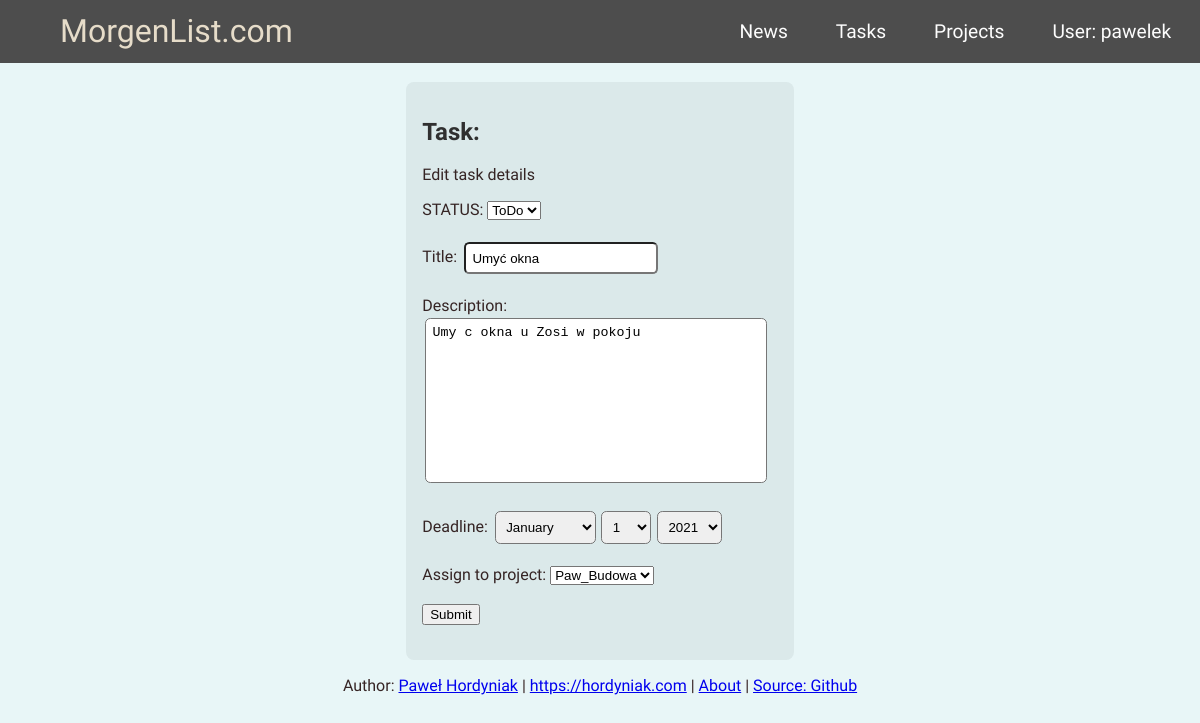
Screenshot of /edit_task/16 (signed in) with the database file from the repository.
### tasktrack/models.py (models this page shows, shortened)
class Task(models.Model):
    author = models.ForeignKey('auth.User', on_delete=models.CASCADE)
    project = models.ForeignKey('tasktrack.Project', related_name='tasks', null=True, on_delete=models.CASCADE)
    title = models.CharField(max_length=64, unique=True)
    updated_on = models.DateTimeField(auto_now = True)
    description = models.TextField(max_length=512)
    created_on = DateTimeField(auto_now_add=True)
    deadline_in = DateTimeField(null=True)
    status = models.IntegerField(choices=STATUS, default = 0)
    class Meta:
        ordering = ['created_on']

### tasktrack/views.py (the view)
# urls.py: path('edit_task/<int:pk>', views.TaskEditView.as_view(), name='edit_task'),
class TaskEditView(LoginRequiredMixin, generic.UpdateView):
    login_url = '/login/'
    model = Task
    form_class = TaskForm
    template_name = 'task_form.html'
    success_url = reverse_lazy('task_list')
    def get_form_kwargs(self):
        kwargs = super(TaskEditView, self).get_form_kwargs()
        kwargs['request'] = self.request
        return kwargs

### tasktrack/forms.py
class TaskForm(forms.ModelForm):
    class Meta():
        model = Task
        fields = {'project', 'title', 'description', 'deadline_in', 'status'}
        widgets = {
                'title': forms.TextInput(attrs={'class':'textinputclass'}),
                'description': forms.Textarea(attrs={'class':'textinputclass-description'}),
                'deadline_in': forms.SelectDateWidget(attrs={'class':'textinputclass'}),
            }
    def __init__(self, *args, **kwargs):
        self.request = kwargs.pop('request')
        super(TaskForm, self).__init__(*args, **kwargs)
        self.fields['project'].queryset = Project.objects.filter(owner=self.request.user)

### tasktrack/models.py (called while the page is built)
    def __str__(self) -> str:
        return self.title

### tasktrack/templates/task_form.html (shortened to what this page needs)
{% extends "base.html" %}
{% block content %}
<br>
<div class='task_form'>
    <div class="edit_task">
        <div class=''>
            <h2 class = "title">Task:</h2>
            <p>Edit task details</p>
            <form method="POST" action="">
                STATUS: {{ form.status }}<br><br>
                Title: {{ form.title }}<br><br>
                Description: <br>{{ form.description }}<br><br>
                Deadline: {{ form.deadline_in }}<br><br>
                Assign to project: {{ form.project }}<br><br>
                <input type="submit" value="Submit">
            </form><br>
        </div>
    </div>
</div>
{% endblock %}

### tasktrack/templates/base.html (shortened to what this page needs)
<!DOCTYPE html>
{% load static %}
<html lang="en">
<head>
    <link rel="stylesheet" href="{% static 'css/base.css' %}">
</head>
<body>
    <nav class="MyNavbar">
        <a href="{% url 'task_list' %}" class="site-logo">MorgenList.com</a>
        <ul class="nav-links">
            <li class='nav-item'><a href="{% url 'devlog' %}">News</a></li>
            {% if request.user.is_authenticated %}
                <li class='nav-item'><a href="{% url 'task_list' %}">Tasks</a></li>
                <li class='nav-item'><a href="{% url 'project_list' %}">Projects</a></li>
                <li class='nav-item'><a href="{% url 'logout' %}">User: {{ request.user }}</a></li>
            {% else %}
                <li class='nav-item'><a href="{% url 'user_login' %}">Login</a></li>
            {% endif %}
        </ul>
    </nav>
    {% block content %}{% endblock content %}
    <p class="footer">Author: <a href="mailto:hordyniak@gmail.com">Paweł Hordyniak</a> | <a href="https://hordyniak.com">https://hordyniak.com</a> | <a href="{% url 'about' %}">About</a> | <a href="https://github.com/Pawel-9215/TaskManager">Source: Github</a></p>
</body>
</html>

### tasktrack/static/css/base.css (style rules this page uses)
body { margin: 0; font-family: 'Barlow Semi Condensed', sans-serif; color: rgb(53, 36, 36); background-color: #e8f6f7; }
.textinputclass { padding: 0.5em; margin: 0.2em; border-radius: 0.4em; justify-content: center; }
.textinputclass-description { padding: 0.5em; margin: 0.2em; border-radius: 0.4em; width: 92%; resize: none; }
.site-logo { font-family: 'Odibee Sans', cursive; text-decoration: none; font-size:xx-large; color: #E6DCC9; margin: 0; padding: 0em; margin-left: 5%; }
.task_form { display:flex; justify-content: center; width: 100%; }
.edit_task { display: flex; justify-content: center; align-content: center; justify-self: center; background-color: #DBE9EA; padding: 1em; width: auto; border-radius: 0.5em; }
.footer { text-align: center; }
ul { list-style-type: none; }
.nav-item a { display: inline-block; padding: 0.2em 1em; margin-right: 0.5em; text-decoration: none; color: #FDFDFD; font-size: larger; border-radius: 0.3em; }
.MyNavbar { display: flex; justify-content: space-between; background-color: #4D4D4D; align-items: center; transition: 50ms; height: 2.8em; overflow: hidden; }
.title { color: #303030; }
.nav-links { display: flex; }
@media all and (max-width: 1200px) { .MyNavbar { flex-wrap: wrap; height: auto; } }

### rows the page displays
Task: status "ToDo", title "Umyć okna", description "Umy c okna u Zosi w pokoju", project "Paw_Budowa"

### other values shown
{{ request.user }} "pawelek"
